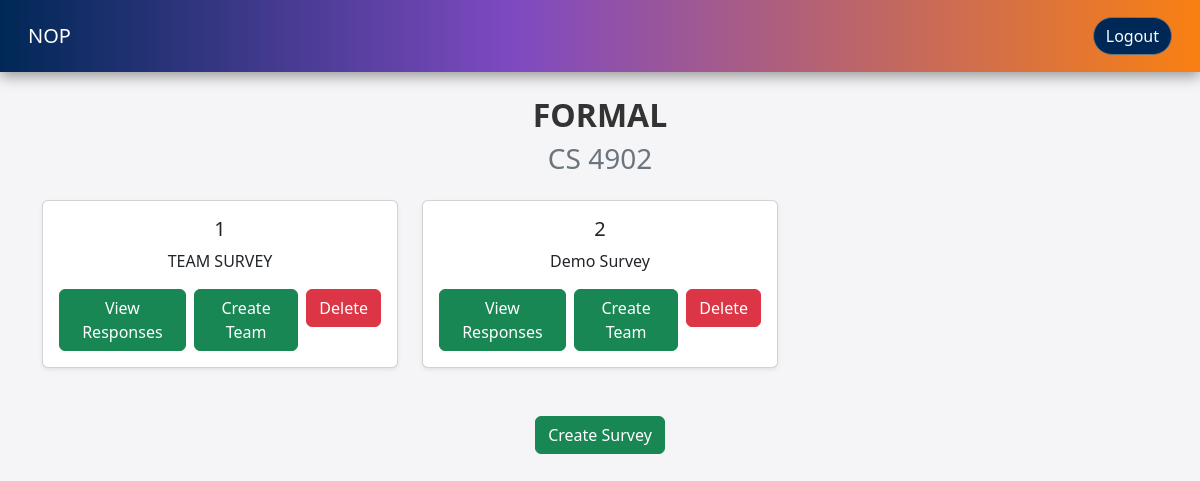
The app's page /src/web/managers/managerManageSurveys.php?course_id=1 (signed in) with its own data.
### tables this page shows
CREATE TABLE IF NOT EXISTS COURSE(
    COURSEID INT AUTO_INCREMENT PRIMARY KEY,
    COURSENAME VARCHAR(50),
    COURSENUMBER INT 
);

CREATE TABLE IF NOT EXISTS SURVEY(
    SURVEYID INT AUTO_INCREMENT PRIMARY KEY,
    COURSEID INT NOT NULL,
    SURVEYTITLE VARCHAR(50),
    TEAMBASED BOOLEAN,
    NUMQUESTIONS INT,
    FOREIGN KEY (COURSEID) REFERENCES COURSE(COURSEID) ON DELETE CASCADE
);

### src/dao/AbstractDAO.php (called while the page is built, shortened)
<?php
require_once 'DatabaseConnection.php';
abstract class AbstractDAO {
    public function __construct()
    {
        $dbc = new DatabaseConnection();
        $mdb = $dbc->getConnection();
        $this->connection = $mdb->connect();
    }
}
?>

### src/dao/DatabaseConnection.php (called while the page is built, shortened)
<?php
class MariaDBConnection extends AbstractDatabaseConnection {
    private static $connection;
    public function connect() {
        if (!self::$connection) {
            self::$connection = new mysqli($this->host, $this->username, $this->password, $this->database);
        }
        return self::$connection;
    }
}
class DatabaseConnection {
    private static $connection;
    public static function getConnection() {
        if (!self::$connection) {
            self::$connection = new MariaDBConnection();
        }
        return self::$connection;
    }
}
?>

### src/dao/CourseDAO.php (called while the page is built, shortened)
<?php
require_once "AbstractDAO.php";
class CourseDAO extends AbstractDAO{
    public function findById($id){
        $stmt = $this->connection->prepare("SELECT * FROM COURSE WHERE COURSEID = ?");
        $stmt->bind_param("i", $id);
        $stmt->execute();
        $result = $stmt->get_result();
        $row = $result->fetch_assoc();
        return $row;
    }
}
?>

### src/dao/SurveyDAO.php (called while the page is built, shortened)
<?php
require_once "AbstractDAO.php";
class SurveyDAO extends AbstractDAO
{
    public function getSurveysByCourseID($id)
    {
        $stmt = $this->connection->prepare("SELECT * FROM SURVEY S JOIN COURSE C ON S.COURSEID = C.COURSEID WHERE S.COURSEID = ?");
        $stmt->bind_param("i", $id);
        $stmt->execute();
        $result = $stmt->get_result();
        return $result;
    }
}
?>

### src/web/managers/managerManageSurveys.php (the view, shortened to what this page needs)
<?php
include_once "../../dao/SurveyDAO.php";
include_once "../../dao/CourseDAO.php";
$surveyDAO = new SurveyDAO();
$courseDAO = new CourseDAO();
$courseID = $_GET['course_id'] ?? null;
$surveys = $surveyDAO->getSurveysByCourseID($courseID);
$course = $courseDAO->findById($courseID);
?>
<!DOCTYPE html>
<html>
<head>
    <link href="https://cdn.jsdelivr.net/npm/bootstrap@5.3.3/dist/css/bootstrap.min.css" rel="stylesheet">
    <link rel="stylesheet" href="../style/style.css">
</head>
<body>
    <?php require_once "./managerNavbar.php" ?>
    <div class="container text-center">
        <div class="mt-4">
            <h1 class="mt-3"><?= htmlspecialchars($course['COURSENAME']); ?></h1>
            <h3 class="text-secondary">CS <?= htmlspecialchars($course['COURSENUMBER']); ?></h3>
        </div>
        <div class="row mt-4">
            <?php
            foreach ($surveys as $survey) :
            ?>
                <div class="col-md-4">
                    <div class="card mb-4 shadow-sm">
                        <div class="card-body">
                            <h5 class="card-title"><?= htmlspecialchars($survey['SURVEYID']); ?></h5>
                            <p class="card-text"><?= htmlspecialchars($survey['SURVEYTITLE']); ?></p>
                            <div class="d-flex justify-content-center">
                                <form action="managerSurveyResponses.php" method="GET" class="me-2">
                                    <button type="submit" class="btn btn-success">View Responses</button>
                                </form>
                                <form action="teamCreation.php" method="GET" class="me-2">
                                    <button type="submit" class="btn btn-success">Create Team</button>
                                </form>
                                <form action="managerDeleteSurvey.php" method="POST">
                                    <button type="submit" class="btn btn-danger">Delete</button>
                                </form>
                            </div>
                        </div>
                    </div>
                </div>
            <?php
            endforeach; ?>
        </div>
        <div class="mt-4">
            <form action="./managerCreateSurvey.php" method="GET">
                <button type="submit" class="btn btn-success">Create Survey</button>
            </form>
        </div>
    </div>
</body>
</html>

### src/web/style/style.css (style rules this page uses)
:root { --page-background: #f5f5f7; --branding-grad: linear-gradient(90deg, #002856 0%, rgba(127, 74, 193, 1) 43%, #f98012 100%); --branding-grad-reverse: linear-gradient(90deg, #f98012 0%, rgba(127, 74, 193, 1) 43%, #002856 100%); }
body { background-color: var(--page-background); font-family: system-ui, -apple-system, BlinkMacSystemFont, 'Segoe UI', Roboto, Oxygen, Ubuntu, Cantarell, 'Open Sans', 'Helvetica Neue', sans-serif; }
h1 { text-align: center; font-size: 2rem; font-weight: bold; color: #333; margin-top: 2rem; }

### records on screen
course: COURSENAME "FORMAL", COURSENUMBER "4902"
survey: SURVEYID "1", SURVEYTITLE "TEAM SURVEY"
survey: SURVEYID "2", SURVEYTITLE "Demo Survey"
